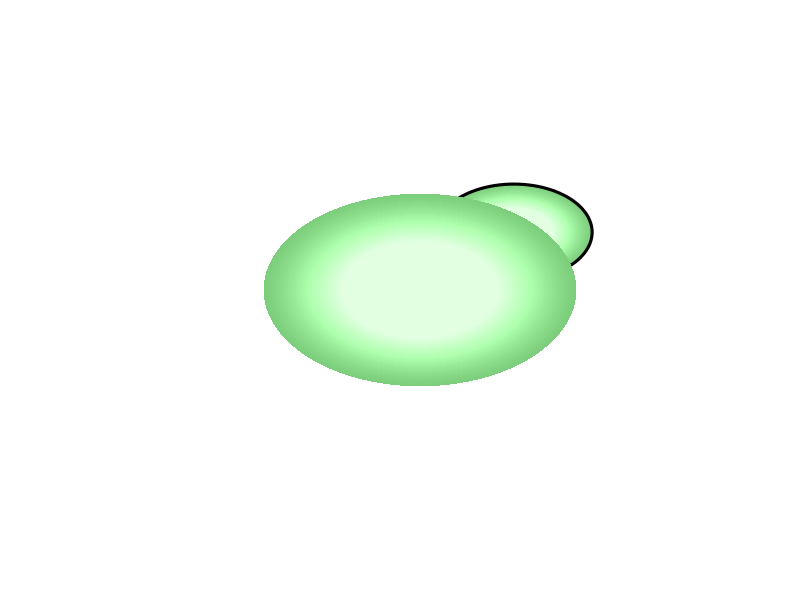

Reproduce this figure in R.
intersecting_segments <- function(segment_matr1,segment_matr2){
  
}


plot(NULL,xlim=c(-2,2),ylim=c(-2,2),axes=F,xlab=NA,ylab=NA)

circle_sides <- 100
gradient_resolution <- 100
contrast_steepness <- 1.3
contrast_minimum <- 0.4

circle_degrees <- seq(0,2*pi,2*pi/circle_sides)

contrast_factor <- ((0:gradient_resolution)/gradient_resolution)^contrast_steepness
contrast_factor <- sapply(contrast_factor,function(x){min(x,contrast_minimum)})

#contrast_factor <- 1-tanh(contrast_factor+1)

initial_colour <- as.vector(col2rgb('palegreen3'))/255
bud_size <- 0.5
bud_shift <- c(0.6,0.6)
border_width <- 3



for(i in 0:gradient_resolution){
  #print(i/gradient_resolution)
  print(contrast_factor[i+1])
  polygon(sin(circle_degrees)*(bud_size-(i/gradient_resolution)*bud_size)+bud_shift[1],
          cos(circle_degrees)*(bud_size-(i/gradient_resolution)*bud_size)+bud_shift[2],
          col=rgb(min(initial_colour[1]+contrast_factor[i+1],1),
                  min(initial_colour[2]+contrast_factor[i+1],1),
                  min(initial_colour[3]+contrast_factor[i+1],1)),
          border=NA)
}
polygon(sin(circle_degrees)*(bud_size)+bud_shift[1],
        cos(circle_degrees)*(bud_size)+bud_shift[2],lwd=border_width,col=NA)


lines(sin(circle_degrees)*(1-i/gradient_resolution),
        cos(circle_degrees)*(1-i/gradient_resolution),
        col='black')

for(i in 0:gradient_resolution){
  polygon(sin(circle_degrees)*(1-i/gradient_resolution),
          cos(circle_degrees)*(1-i/gradient_resolution),
          col=rgb(min(initial_colour[1]+contrast_factor[i+1],1),
                  min(initial_colour[2]+contrast_factor[i+1],1),
                  min(initial_colour[3]+contrast_factor[i+1],1)),
          border=NA)
}
#lines(sin(circle_degrees),
#        cos(circle_degrees),lwd=border_width,col='black')
